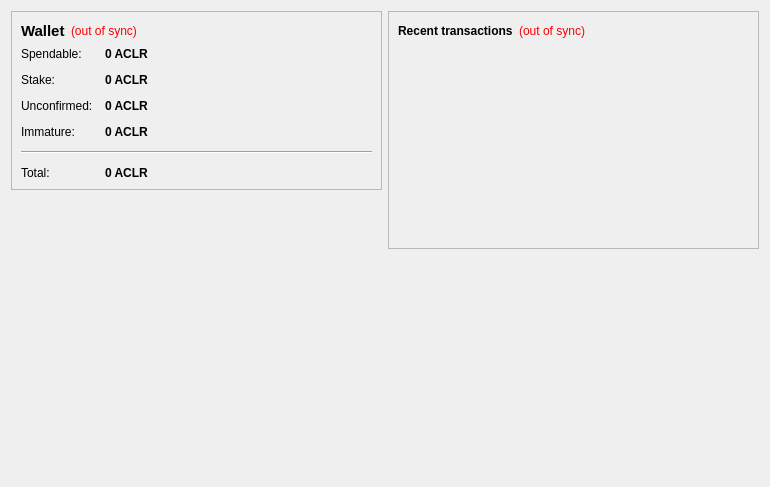
<?xml version="1.0" encoding="UTF-8"?>
<ui version="4.0">
 <class>OverviewPage</class>
 <widget class="QWidget" name="OverviewPage">
  <property name="geometry">
   <rect>
    <x>0</x>
    <y>0</y>
    <width>770</width>
    <height>487</height>
   </rect>
  </property>
  <property name="windowTitle">
   <string>Form</string>
  </property>
  <layout class="QHBoxLayout" name="horizontalLayout" stretch="1,1">
   <item>
    <layout class="QVBoxLayout" name="verticalLayout_2">
     <item>
      <widget class="QFrame" name="frame">
       <property name="frameShape">
        <enum>QFrame::StyledPanel</enum>
       </property>
       <property name="frameShadow">
        <enum>QFrame::Raised</enum>
       </property>
       <layout class="QVBoxLayout" name="verticalLayout_4">
        <item>
         <layout class="QHBoxLayout" name="horizontalLayout_4">
          <item>
           <widget class="QLabel" name="label_5">
            <property name="font">
             <font>
              <pointsize>11</pointsize>
              <weight>75</weight>
              <bold>true</bold>
             </font>
            </property>
            <property name="text">
             <string>Wallet</string>
            </property>
           </widget>
          </item>
          <item>
           <widget class="QLabel" name="labelWalletStatus">
            <property name="toolTip">
             <string>The displayed information may be out of date. Your wallet automatically synchronizes with the Accelerate network after a connection is established, but this process has not completed yet.</string>
            </property>
            <property name="styleSheet">
             <string notr="true">QLabel { color: red; }</string>
            </property>
            <property name="text">
             <string notr="true">(out of sync)</string>
            </property>
            <property name="alignment">
             <set>Qt::AlignLeading|Qt::AlignLeft|Qt::AlignVCenter</set>
            </property>
           </widget>
          </item>
          <item>
           <spacer name="horizontalSpacer_2">
            <property name="orientation">
             <enum>Qt::Horizontal</enum>
            </property>
            <property name="sizeHint" stdset="0">
             <size>
              <width>40</width>
              <height>20</height>
             </size>
            </property>
           </spacer>
          </item>
         </layout>
        </item>
        <item>
         <layout class="QFormLayout" name="formLayout_2">
          <property name="fieldGrowthPolicy">
           <enum>QFormLayout::AllNonFixedFieldsGrow</enum>
          </property>
          <property name="horizontalSpacing">
           <number>12</number>
          </property>
          <property name="verticalSpacing">
           <number>12</number>
          </property>
          <item row="0" column="0">
           <widget class="QLabel" name="label">
            <property name="text">
             <string>Spendable:</string>
            </property>
           </widget>
          </item>
          <item row="0" column="1">
           <widget class="QLabel" name="labelBalance">
            <property name="font">
             <font>
              <weight>75</weight>
              <bold>true</bold>
             </font>
            </property>
            <property name="cursor">
             <cursorShape>IBeamCursor</cursorShape>
            </property>
            <property name="toolTip">
             <string>Your current spendable balance</string>
            </property>
            <property name="text">
             <string notr="true">0 ACLR</string>
            </property>
            <property name="textInteractionFlags">
             <set>Qt::LinksAccessibleByMouse|Qt::TextSelectableByKeyboard|Qt::TextSelectableByMouse</set>
            </property>
           </widget>
          </item>
          <item row="1" column="0">
           <widget class="QLabel" name="label_6">
            <property name="text">
             <string>Stake:</string>
            </property>
           </widget>
          </item>
          <item row="1" column="1">
           <widget class="QLabel" name="labelStake">
            <property name="font">
             <font>
              <weight>75</weight>
              <bold>true</bold>
             </font>
            </property>
            <property name="cursor">
             <cursorShape>IBeamCursor</cursorShape>
            </property>
            <property name="toolTip">
             <string>Total of coins that was staked, and do not yet count toward the current balance</string>
            </property>
            <property name="text">
             <string notr="true">0 ACLR</string>
            </property>
            <property name="textInteractionFlags">
             <set>Qt::LinksAccessibleByMouse|Qt::TextSelectableByKeyboard|Qt::TextSelectableByMouse</set>
            </property>
           </widget>
          </item>
          <item row="2" column="0">
           <widget class="QLabel" name="label_3">
            <property name="text">
             <string>Unconfirmed:</string>
            </property>
           </widget>
          </item>
          <item row="2" column="1">
           <widget class="QLabel" name="labelUnconfirmed">
            <property name="font">
             <font>
              <weight>75</weight>
              <bold>true</bold>
             </font>
            </property>
            <property name="cursor">
             <cursorShape>IBeamCursor</cursorShape>
            </property>
            <property name="toolTip">
             <string>Total of transactions that have yet to be confirmed, and do not yet count toward the current balance</string>
            </property>
            <property name="text">
             <string notr="true">0 ACLR</string>
            </property>
            <property name="textInteractionFlags">
             <set>Qt::LinksAccessibleByMouse|Qt::TextSelectableByKeyboard|Qt::TextSelectableByMouse</set>
            </property>
           </widget>
          </item>
          <item row="3" column="0">
           <widget class="QLabel" name="labelImmatureText">
            <property name="text">
             <string>Immature:</string>
            </property>
           </widget>
          </item>
          <item row="3" column="1">
           <widget class="QLabel" name="labelImmature">
            <property name="font">
             <font>
              <weight>75</weight>
              <bold>true</bold>
             </font>
            </property>
            <property name="toolTip">
             <string>Mined balance that has not yet matured</string>
            </property>
            <property name="text">
             <string notr="true">0 ACLR</string>
            </property>
            <property name="textInteractionFlags">
             <set>Qt::LinksAccessibleByMouse|Qt::TextSelectableByKeyboard|Qt::TextSelectableByMouse</set>
            </property>
           </widget>
          </item>
          <item row="4" column="0" colspan="2">
           <widget class="Line" name="line">
            <property name="orientation">
             <enum>Qt::Horizontal</enum>
            </property>
           </widget>
          </item>
          <item row="5" column="0">
           <widget class="QLabel" name="labelTotalText">
            <property name="text">
             <string>Total:</string>
            </property>
           </widget>
          </item>
          <item row="5" column="1">
           <widget class="QLabel" name="labelTotal">
            <property name="font">
             <font>
              <weight>75</weight>
              <bold>true</bold>
             </font>
            </property>
            <property name="cursor">
             <cursorShape>IBeamCursor</cursorShape>
            </property>
            <property name="toolTip">
             <string>Your current total balance</string>
            </property>
            <property name="text">
             <string notr="true">0 ACLR</string>
            </property>
            <property name="textInteractionFlags">
             <set>Qt::LinksAccessibleByMouse|Qt::TextSelectableByKeyboard|Qt::TextSelectableByMouse</set>
            </property>
           </widget>
          </item>
         </layout>
        </item>
       </layout>
      </widget>
     </item>
     <item>
      <spacer name="verticalSpacer">
       <property name="orientation">
        <enum>Qt::Vertical</enum>
       </property>
       <property name="sizeHint" stdset="0">
        <size>
         <width>20</width>
         <height>40</height>
        </size>
       </property>
      </spacer>
     </item>
     <item>
      <widget class="QLabel" name="label_2">
       <property name="autoFillBackground">
        <bool>true</bool>
       </property>
       <property name="text">
        <string/>
       </property>
       <property name="pixmap">
        <pixmap resource="../bitcoin.qrc">:/icons/drmbg</pixmap>
       </property>
       <property name="scaledContents">
        <bool>false</bool>
       </property>
       <property name="margin">
        <number>0</number>
       </property>
      </widget>
     </item>
    </layout>
   </item>
   <item>
    <layout class="QVBoxLayout" name="verticalLayout_3">
     <item>
      <widget class="QFrame" name="frame_2">
       <property name="frameShape">
        <enum>QFrame::StyledPanel</enum>
       </property>
       <property name="frameShadow">
        <enum>QFrame::Raised</enum>
       </property>
       <layout class="QVBoxLayout" name="verticalLayout">
        <item>
         <layout class="QHBoxLayout" name="horizontalLayout_2">
          <item>
           <widget class="QLabel" name="label_4">
            <property name="text">
             <string>&lt;b&gt;Recent transactions&lt;/b&gt;</string>
            </property>
           </widget>
          </item>
          <item>
           <widget class="QLabel" name="labelTransactionsStatus">
            <property name="toolTip">
             <string>The displayed information may be out of date. Your wallet automatically synchronizes with the Accelerate network after a connection is established, but this process has not completed yet.</string>
            </property>
            <property name="styleSheet">
             <string notr="true">QLabel { color: red; }</string>
            </property>
            <property name="text">
             <string notr="true">(out of sync)</string>
            </property>
            <property name="alignment">
             <set>Qt::AlignRight|Qt::AlignTrailing|Qt::AlignVCenter</set>
            </property>
           </widget>
          </item>
          <item>
           <spacer name="horizontalSpacer">
            <property name="orientation">
             <enum>Qt::Horizontal</enum>
            </property>
            <property name="sizeHint" stdset="0">
             <size>
              <width>40</width>
              <height>20</height>
             </size>
            </property>
           </spacer>
          </item>
         </layout>
        </item>
        <item>
         <widget class="QListView" name="listTransactions">
          <property name="styleSheet">
           <string notr="true">QListView { background: transparent; }</string>
          </property>
          <property name="frameShape">
           <enum>QFrame::NoFrame</enum>
          </property>
          <property name="verticalScrollBarPolicy">
           <enum>Qt::ScrollBarAlwaysOff</enum>
          </property>
          <property name="horizontalScrollBarPolicy">
           <enum>Qt::ScrollBarAlwaysOff</enum>
          </property>
          <property name="selectionMode">
           <enum>QAbstractItemView::NoSelection</enum>
          </property>
         </widget>
        </item>
       </layout>
      </widget>
     </item>
     <item>
      <spacer name="verticalSpacer_2">
       <property name="orientation">
        <enum>Qt::Vertical</enum>
       </property>
       <property name="sizeHint" stdset="0">
        <size>
         <width>20</width>
         <height>40</height>
        </size>
       </property>
      </spacer>
     </item>
    </layout>
   </item>
  </layout>
 </widget>
 <resources/>
 <connections/>
</ui>
